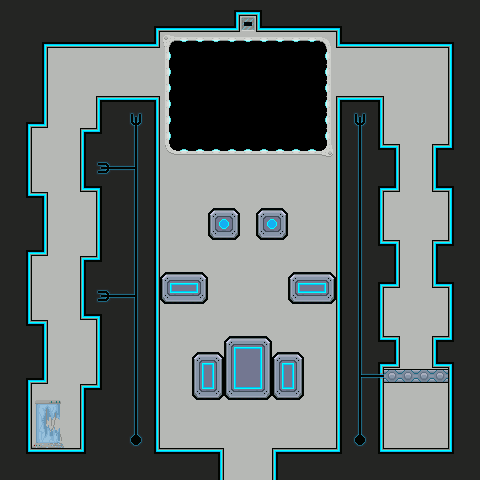

A level layout from a 2D game, rendered from its tile map. Below: a short description, then the map file with tile-grid data replaced by summaries:
An orthogonal 30x30 tile map with 16x16 px tiles, 1 tile layer (Tile Layer 1), 2 tilesets and 29 objects (2x script_BombSpawn).

<map version="1.0" orientation="orthogonal" renderorder="right-down" width="30" height="30" tilewidth="16" tileheight="16">
 <tileset firstgid="1" source="main.tsx" />
 <tileset firstgid="501" source="objects.tsx" />
 <layer name="Tile Layer 1" width="30" height="30">
  <data>[900 cells, 900 non-empty, 52 distinct tile ids]</data>
 </layer>
 <objectgroup name="Object Layer 1">
  <object gid="501" x="24" y="460" />
  <object gid="504" x="392" y="456" />
  <object gid="510" x="28" y="188" />
  <object gid="510" x="28" y="204" />
  <object gid="510" x="28" y="220" />
  <object gid="510" x="28" y="236" />
  <object gid="510" x="28" y="300" />
  <object gid="510" x="28" y="252" />
  <object gid="510" x="28" y="284" />
  <object gid="510" x="28" y="268" />
  <object gid="510" x="28" y="428" />
  <object gid="510" x="28" y="380" />
  <object gid="510" x="28" y="364" />
  <object gid="510" x="28" y="316" />
  <object gid="510" x="28" y="412" />
  <object gid="510" x="28" y="396" />
  <object gid="510" x="28" y="348" />
  <object gid="510" x="28" y="332" />
  <object name="script_BombSpawn" x="240" y="16" width="20" height="16">
   <properties>
    <property name="delay" value="0" />
    <property name="interval" value="2" />
   </properties>
  </object>
  <object name="script_BombSpawn" x="236" y="16" width="20" height="16">
   <properties>
    <property name="delay" value="2" />
    <property name="interval" value="2" />
   </properties>
  </object>
  <object gid="507" x="280" y="472" />
  <object gid="506" x="216" y="224" />
  <object gid="506" x="176" y="368" />
  <object gid="506" x="256" y="368" />
  <object gid="507" x="152" y="472" />
  <object gid="508" x="104" y="104" />
  <object gid="508" x="328" y="104" />
  <object gid="508" x="24" y="192" />
  <object gid="508" x="24" y="320" />
 </objectgroup>
</map>
